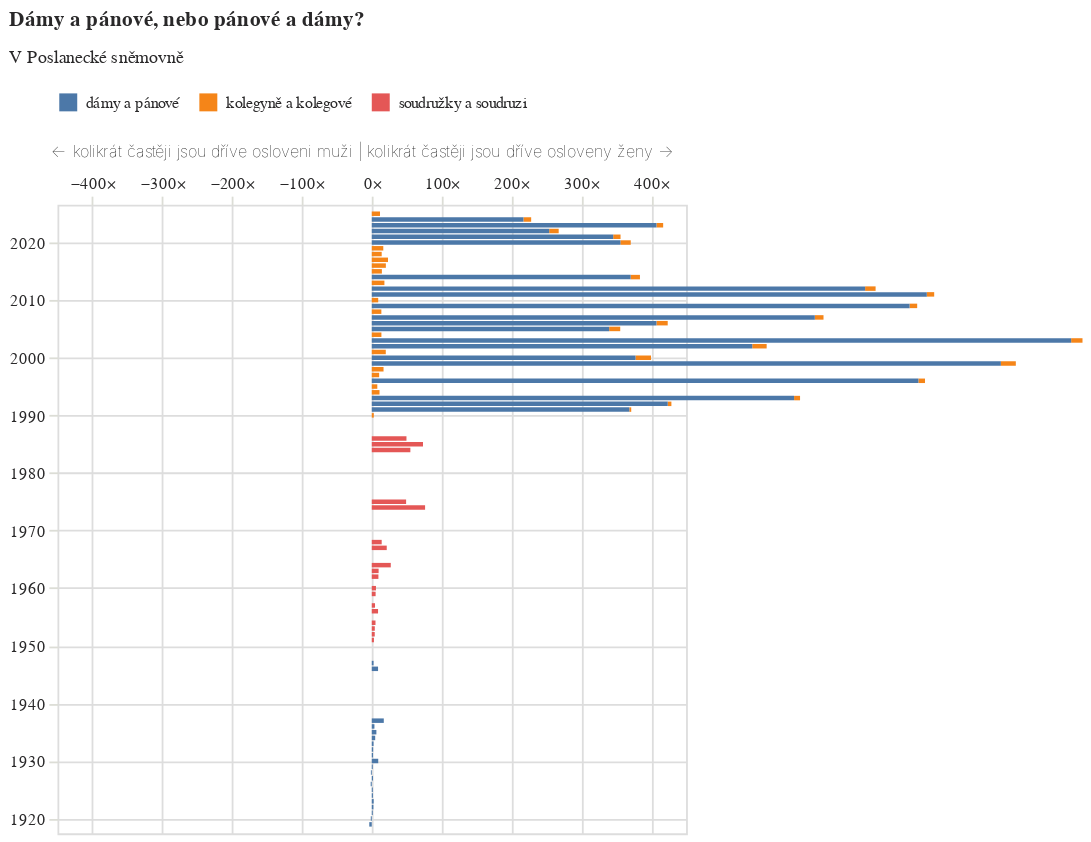

Source (notebook cell):
### Code cell
alt.Chart(
    pl.concat(
        [kolegove, soudruzi, panove]
    ).to_pandas(),
    width=350,
    height=350,
    title=alt.Title(
        "Dámy a pánové, nebo pánové a dámy?",
        subtitle=["V Poslanecké sněmovně "]
    )
).mark_bar(
    height=2.5
).encode(
    alt.X(
        'vysledek:Q', 
        title="← kolikrát častěji jsou dříve osloveni muži | kolikrát častěji jsou dříve osloveny ženy →", 
        scale=alt.Scale(domain=[-450,450]), 
        axis=alt.Axis(
            labelExpr="datum.label + '×'", 
            titleAlign='right', 
            titleX=343, 
            orient="top")
    ),
    alt.Y('datum:T', title=None),
    alt.Color('co_right:N', 
              legend=alt.Legend(
                  title=None,
                  direction="horizontal",
                  orient="top",
                  columns=3),
              sort=['dámy a pánové','kolegyně a kolegové','soudružky a soudruzi']
             )
).resolve_scale(
    y='independent'
)

### Figure 1 — Vega-Lite specification as saved in the notebook (floating-point values rounded to 4 significant figures)
{"config": {"title": {"font": "Noticia Text", "fontSize": 11.5, "anchor": "start", "lineHeight": 19, "fontWeight": "bolder", "subtitleFont": "Noticia Text", "subtitleFontSize": 10, "subtitleLineHeight": 15, "subtitlePadding": 10, "dy": -10, "color": "#292829", "subtitleColor": "#292829"}, "axis": {"labelFont": "Asap", "titleFont": "Asap", "fontWeight": "lighter", "titleFontWeight": "lighter", "labelFontSize": 9, "titleFontSize": 9, "labelPadding": 2, "titlePadding": 9, "domainOpacity": 0, "tickColor": "#DCDDD6", "labelColor": "#292829"}, "legend": {"labelFont": "Asap", "labelFontWeight": "normal", "titleFont": "Asap", "titleFontWeight": "normal", "labelFontSize": 9, "titleFontSize": 9, "labelColor": "#292829"}}, "data": {"name": "data-ff1d220ec82e36a12da7f6606d70ffb4"}, "mark": {"type": "bar", "height": 2.5}, "encoding": {"color": {"field": "co_right", "legend": {"columns": 3, "direction": "horizontal", "orient": "top", "title": null}, "sort": ["dámy a pánové", "kolegyně a kolegové", "soudružky a soudruzi"], "type": "nominal"}, "x": {"axis": {"labelExpr": "datum.label + '×'", "orient": "top", "titleAlign": "right", "titleX": 343}, "field": "vysledek", "scale": {"domain": [-450, 450]}, "title": "← kolikrát častěji jsou dříve osloveni muži | kolikrát častěji jsou dříve osloveny ženy →", "type": "quantitative"}, "y": {"field": "datum", "title": null, "type": "temporal"}}, "height": 350, "resolve": {"scale": {"y": "independent"}}, "title": {"text": "Dámy a pánové, nebo pánové a dámy?", "subtitle": ["V Poslanecké sněmovně "]}, "width": 350, "$schema": "https://vega.github.io/schema/vega-lite/v5.8.0.json", "datasets": {"data-ff1d220ec82e36a12da7f6606d70ffb4": [{"datum": "1990-01-01T00:00:00", "vyskytu": 33, "pocet_slov": 833434, "pomer": 3.96e-05, "co": "kolegové a kolegyně", "datum_right": "1990-01-01T00:00:00", "vyskytu_right": 96, "pocet_slov_right": 833434, "pomer_right": 0.0001152, "co_right": "kolegyně a kolegové", "vysledek": 2.909}, {"datum": "1991-01-01T00:00:00", "vyskytu": 90, "pocet_slov": 1410605, "pomer": 6.38e-05, "co": "kolegové a kolegyně", "datum_right": "1991-01-01T00:00:00", "vyskytu_right": 247, "pocet_slov_right": 1410605, "pomer_right": 0.0001751, "co_right": "kolegyně a kolegové", "vysledek": 2.744}, {"datum": "1992-01-01T00:00:00", "vyskytu": 73, "pocet_slov": 1217148, "pomer": 5.998e-05, "co": "kolegové a kolegyně", "datum_right": "1992-01-01T00:00:00", "vyskytu_right": 382, "pocet_slov_right": 1217148, "pomer_right": 0.0003138, "co_right": "kolegyně a kolegové", "vysledek": 5.233}, {"datum": "1993-01-01T00:00:00", "vyskytu": 65, "pocet_slov": 1127475, "pomer": 5.765e-05, "co": "kolegové a kolegyně", "datum_right": "1993-01-01T00:00:00", "vyskytu_right": 554, "pocet_slov_right": 1127475, "pomer_right": 0.0004914, "co_right": "kolegyně a kolegové", "vysledek": 8.523}, {"datum": "1994-01-01T00:00:00", "vyskytu": 44, "pocet_slov": 948063, "pomer": 4.641e-05, "co": "kolegové a kolegyně", "datum_right": "1994-01-01T00:00:00", "vyskytu_right": 488, "pocet_slov_right": 948063, "pomer_right": 0.0005147, "co_right": "kolegyně a kolegové", "vysledek": 11.09}, {"datum": "1995-01-01T00:00:00", "vyskytu": 67, "pocet_slov": 1138209, "pomer": 5.886e-05, "co": "kolegové a kolegyně", "datum_right": "1995-01-01T00:00:00", "vyskytu_right": 531, "pocet_slov_right": 1138209, "pomer_right": 0.0004665, "co_right": "kolegyně a kolegové", "vysledek": 7.925}, {"datum": "1996-01-01T00:00:00", "vyskytu": 59, "pocet_slov": 1240947, "pomer": 4.754e-05, "co": "kolegové a kolegyně", "datum_right": "1996-01-01T00:00:00", "vyskytu_right": 555, "pocet_slov_right": 1240947, "pomer_right": 0.0004472, "co_right": "kolegyně a kolegové", "vysledek": 9.407}, {"datum": "1997-01-01T00:00:00", "vyskytu": 81, "pocet_slov": 2179318, "pomer": 3.717e-05, "co": "kolegové a kolegyně", "datum_right": "1997-01-01T00:00:00", "vyskytu_right": 856, "pocet_slov_right": 2179318, "pomer_right": 0.0003928, "co_right": "kolegyně a kolegové", "vysledek": 10.57}, {"datum": "1998-01-01T00:00:00", "vyskytu": 52, "pocet_slov": 1522654, "pomer": 3.415e-05, "co": "kolegové a kolegyně", "datum_right": "1998-01-01T00:00:00", "vyskytu_right": 876, "pocet_slov_right": 1522654, "pomer_right": 0.0005753, "co_right": "kolegyně a kolegové", "vysledek": 16.85}, {"datum": "1999-01-01T00:00:00", "vyskytu": 92, "pocet_slov": 2465372, "pomer": 3.732e-05, "co": "kolegové a kolegyně", "datum_right": "1999-01-01T00:00:00", "vyskytu_right": 1974, "pocet_slov_right": 2465372, "pomer_right": 0.0008007, "co_right": "kolegyně a kolegové", "vysledek": 21.46}, {"datum": "2000-01-01T00:00:00", "vyskytu": 69, "pocet_slov": 2483127, "pomer": 2.779e-05, "co": "kolegové a kolegyně", "datum_right": "2000-01-01T00:00:00", "vyskytu_right": 1532, "pocet_slov_right": 2483127, "pomer_right": 0.000617, "co_right": "kolegyně a kolegové", "vysledek": 22.2}, {"datum": "2001-01-01T00:00:00", "vyskytu": 76, "pocet_slov": 2462192, "pomer": 3.087e-05, "co": "kolegové a kolegyně", "datum_right": "2001-01-01T00:00:00", "vyskytu_right": 1524, "pocet_slov_right": 2462192, "pomer_right": 0.000619, "co_right": "kolegyně a kolegové", "vysledek": 20.05}, {"datum": "2002-01-01T00:00:00", "vyskytu": 64, "pocet_slov": 1931845, "pomer": 3.313e-05, "co": "kolegové a kolegyně", "datum_right": "2002-01-01T00:00:00", "vyskytu_right": 1320, "pocet_slov_right": 1931845, "pomer_right": 0.0006833, "co_right": "kolegyně a kolegové", "vysledek": 20.62}, {"datum": "2003-01-01T00:00:00", "vyskytu": 116, "pocet_slov": 2578085, "pomer": 4.499e-05, "co": "kolegové a kolegyně", "datum_right": "2003-01-01T00:00:00", "vyskytu_right": 1885, "pocet_slov_right": 2578085, "pomer_right": 0.0007312, "co_right": "kolegyně a kolegové", "vysledek": 16.25}, {"datum": "2004-01-01T00:00:00", "vyskytu": 128, "pocet_slov": 2351739, "pomer": 5.443e-05, "co": "kolegové a kolegyně", "datum_right": "2004-01-01T00:00:00", "vyskytu_right": 1767, "pocet_slov_right": 2351739, "pomer_right": 0.0007514, "co_right": "kolegyně a kolegové", "vysledek": 13.8}, {"datum": "2005-01-01T00:00:00", "vyskytu": 134, "pocet_slov": 2582168, "pomer": 5.189e-05, "co": "kolegové a kolegyně", "datum_right": "2005-01-01T00:00:00", "vyskytu_right": 2122, "pocet_slov_right": 2582168, "pomer_right": 0.0008218, "co_right": "kolegyně a kolegové", "vysledek": 15.84}, {"datum": "2006-01-01T00:00:00", "vyskytu": 77, "pocet_slov": 1552476, "pomer": 4.96e-05, "co": "kolegové a kolegyně", "datum_right": "2006-01-01T00:00:00", "vyskytu_right": 1241, "pocet_slov_right": 1552476, "pomer_right": 0.0007994, "co_right": "kolegyně a kolegové", "vysledek": 16.12}, {"datum": "2007-01-01T00:00:00", "vyskytu": 97, "pocet_slov": 1826653, "pomer": 5.31e-05, "co": "kolegové a kolegyně", "datum_right": "2007-01-01T00:00:00", "vyskytu_right": 1207, "pocet_slov_right": 1826653, "pomer_right": 0.0006608, "co_right": "kolegyně a kolegové", "vysledek": 12.44}, {"datum": "2008-01-01T00:00:00", "vyskytu": 81, "pocet_slov": 1786832, "pomer": 4.533e-05, "co": "kolegové a kolegyně", "datum_right": "2008-01-01T00:00:00", "vyskytu_right": 1112, "pocet_slov_right": 1786832, "pomer_right": 0.0006223, "co_right": "kolegyně a kolegové", "vysledek": 13.73}, {"datum": "2009-01-01T00:00:00", "vyskytu": 122, "pocet_slov": 2116415, "pomer": 5.764e-05, "co": "kolegové a kolegyně", "datum_right": "2009-01-01T00:00:00", "vyskytu_right": 1329, "pocet_slov_right": 2116415, "pomer_right": 0.0006279, "co_right": "kolegyně a kolegové", "vysledek": 10.89}, {"datum": "2010-01-01T00:00:00", "vyskytu": 109, "pocet_slov": 1718642, "pomer": 6.342e-05, "co": "kolegové a kolegyně", "datum_right": "2010-01-01T00:00:00", "vyskytu_right": 1005, "pocet_slov_right": 1718642, "pomer_right": 0.0005848, "co_right": "kolegyně a kolegové", "vysledek": 9.22}, {"datum": "2011-01-01T00:00:00", "vyskytu": 150, "pocet_slov": 2512843, "pomer": 5.969e-05, "co": "kolegové a kolegyně", "datum_right": "2011-01-01T00:00:00", "vyskytu_right": 1587, "pocet_slov_right": 2512843, "pomer_right": 0.0006316, "co_right": "kolegyně a kolegové", "vysledek": 10.58}, {"datum": "2012-01-01T00:00:00", "vyskytu": 83, "pocet_slov": 2154063, "pomer": 3.853e-05, "co": "kolegové a kolegyně", "datum_right": "2012-01-01T00:00:00", "vyskytu_right": 1247, "pocet_slov_right": 2154063, "pomer_right": 0.0005789, "co_right": "kolegyně a kolegové", "vysledek": 15.02}, {"datum": "2013-01-01T00:00:00", "vyskytu": 42, "pocet_slov": 1253654, "pomer": 3.35e-05, "co": "kolegové a kolegyně", "datum_right": "2013-01-01T00:00:00", "vyskytu_right": 760, "pocet_slov_right": 1253654, "pomer_right": 0.0006062, "co_right": "kolegyně a kolegové", "vysledek": 18.1}, {"datum": "2014-01-01T00:00:00", "vyskytu": 118, "pocet_slov": 2797907, "pomer": 4.217e-05, "co": "kolegové a kolegyně", "datum_right": "2014-01-01T00:00:00", "vyskytu_right": 1575, "pocet_slov_right": 2797907, "pomer_right": 0.0005629, "co_right": "kolegyně a kolegové", "vysledek": 13.35}, {"datum": "2015-01-01T00:00:00", "vyskytu": 106, "pocet_slov": 2883253, "pomer": 3.676e-05, "co": "kolegové a kolegyně", "datum_right": "2015-01-01T00:00:00", "vyskytu_right": 1534, "pocet_slov_right": 2883253, "pomer_right": 0.000532, "co_right": "kolegyně a kolegové", "vysledek": 14.47}, {"datum": "2016-01-01T00:00:00", "vyskytu": 87, "pocet_slov": 3088746, "pomer": 2.817e-05, "co": "kolegové a kolegyně", "datum_right": "2016-01-01T00:00:00", "vyskytu_right": 1754, "pocet_slov_right": 3088746, "pomer_right": 0.0005679, "co_right": "kolegyně a kolegové", "vysledek": 20.16}, {"datum": "2017-01-01T00:00:00", "vyskytu": 71, "pocet_slov": 2494184, "pomer": 2.847e-05, "co": "kolegové a kolegyně", "datum_right": "2017-01-01T00:00:00", "vyskytu_right": 1647, "pocet_slov_right": 2494184, "pomer_right": 0.0006603, "co_right": "kolegyně a kolegové", "vysledek": 23.2}, {"datum": "2018-01-01T00:00:00", "vyskytu": 113, "pocet_slov": 2950192, "pomer": 3.83e-05, "co": "kolegové a kolegyně", "datum_right": "2018-01-01T00:00:00", "vyskytu_right": 1605, "pocet_slov_right": 2950192, "pomer_right": 0.000544, "co_right": "kolegyně a kolegové", "vysledek": 14.2}, {"datum": "2019-01-01T00:00:00", "vyskytu": 98, "pocet_slov": 3385704, "pomer": 2.895e-05, "co": "kolegové a kolegyně", "datum_right": "2019-01-01T00:00:00", "vyskytu_right": 1617, "pocet_slov_right": 3385704, "pomer_right": 0.0004776, "co_right": "kolegyně a kolegové", "vysledek": 16.5}, {"datum": "2020-01-01T00:00:00", "vyskytu": 117, "pocet_slov": 3628168, "pomer": 3.225e-05, "co": "kolegové a kolegyně", "datum_right": "2020-01-01T00:00:00", "vyskytu_right": 1731, "pocet_slov_right": 3628168, "pomer_right": 0.0004771, "co_right": "kolegyně a kolegové", "vysledek": 14.79}, {"datum": "2021-01-01T00:00:00", "vyskytu": 142, "pocet_slov": 3028906, "pomer": 4.688e-05, "co": "kolegové a kolegyně", "datum_right": "2021-01-01T00:00:00", "vyskytu_right": 1493, "pocet_slov_right": 3028906, "pomer_right": 0.0004929, "co_right": "kolegyně a kolegové", "vysledek": 10.51}, {"datum": "2022-01-01T00:00:00", "vyskytu": 135, "pocet_slov": 4156918, "pomer": 3.248e-05, "co": "kolegové a kolegyně", "datum_right": "2022-01-01T00:00:00", "vyskytu_right": 1838, "pocet_slov_right": 4156918, "pomer_right": 0.0004422, "co_right": "kolegyně a kolegové", "vysledek": 13.61}, {"datum": "2023-01-01T00:00:00", "vyskytu": 221, "pocet_slov": 4543342, "pomer": 4.864e-05, "co": "kolegové a kolegyně", "datum_right": "2023-01-01T00:00:00", "vyskytu_right": 2106, "pocet_slov_right": 4543342, "pomer_right": 0.0004635, "co_right": "kolegyně a kolegové", "vysledek": 9.529}, {"datum": "2024-01-01T00:00:00", "vyskytu": 170, "pocet_slov": 4476204, "pomer": 3.798e-05, "co": "kolegové a kolegyně", "datum_right": "2024-01-01T00:00:00", "vyskytu_right": 1874, "pocet_slov_right": 4476204, "pomer_right": 0.0004187, "co_right": "kolegyně a kolegové", "vysledek": 11.02}, {"datum": "2025-01-01T00:00:00", "vyskytu": 84, "pocet_slov": 2270797, "pomer": 3.699e-05, "co": "kolegové a kolegyně", "datum_right": "2025-01-01T00:00:00", "vyskytu_right": 987, "pocet_slov_right": 2270797, "pomer_right": 0.0004346, "co_right": "kolegyně a kolegové", "vysledek": 11.75}, {"datum": "1951-01-01T00:00:00", "vyskytu": 10, "pocet_slov": 219888, "pomer": 4.548e-05, "co": "soudruzi a soudružky", "datum_right": "1951-01-01T00:00:00", "vyskytu_right": 31, "pocet_slov_right": 219888, "pomer_right": 0.000141, "co_right": "soudružky a soudruzi", "vysledek": 3.1}, {"datum": "1952-01-01T00:00:00", "vyskytu": 12, "pocet_slov": 189920, "pomer": 6.318e-05, "co": "soudruzi a soudružky", "datum_right": "1952-01-01T00:00:00", "vyskytu_right": 51, "pocet_slov_right": 189920, "pomer_right": 0.0002685, "co_right": "soudružky a soudruzi", "vysledek": 4.25}, {"datum": "1953-01-01T00:00:00", "vyskytu": 6, "pocet_slov": 114518, "pomer": 5.239e-05, "co": "soudruzi a soudružky", "datum_right": "1953-01-01T00:00:00", "vyskytu_right": 26, "pocet_slov_right": 114518, "pomer_right": 0.000227, "co_right": "soudružky a soudruzi", "vysledek": 4.333}, {"datum": "1954-01-01T00:00:00", "vyskytu": 3, "pocet_slov": 98416, "pomer": 3.048e-05, "co": "soudruzi a soudružky", "datum_right": "1954-01-01T00:00:00", "vyskytu_right": 16, "pocet_slov_right": 98416, "pomer_right": 0.0001626, "co_right": "soudružky a soudruzi", "vysledek": 5.333}, {"datum": "1956-01-01T00:00:00", "vyskytu": 3, "pocet_slov": 138430, "pomer": 2.167e-05, "co": "soudruzi a soudružky", "datum_right": "1956-01-01T00:00:00", "vyskytu_right": 27, "pocet_slov_right": 138430, "pomer_right": 0.000195, "co_right": "soudružky a soudruzi", "vysledek": 9.0}, {"datum": "1957-01-01T00:00:00", "vyskytu": 6, "pocet_slov": 137388, "pomer": 4.367e-05, "co": "soudruzi a soudružky", "datum_right": "1957-01-01T00:00:00", "vyskytu_right": 28, "pocet_slov_right": 137388, "pomer_right": 0.0002038, "co_right": "soudružky a soudruzi", "vysledek": 4.667}, {"datum": "1959-01-01T00:00:00", "vyskytu": 4, "pocet_slov": 141333, "pomer": 2.83e-05, "co": "soudruzi a soudružky", "datum_right": "1959-01-01T00:00:00", "vyskytu_right": 22, "pocet_slov_right": 141333, "pomer_right": 0.0001557, "co_right": "soudružky a soudruzi", "vysledek": 5.5}, {"datum": "1960-01-01T00:00:00", "vyskytu": 7, "pocet_slov": 181817, "pomer": 3.85e-05, "co": "soudruzi a soudružky", "datum_right": "1960-01-01T00:00:00", "vyskytu_right": 42, "pocet_slov_right": 181817, "pomer_right": 0.000231, "co_right": "soudružky a soudruzi", "vysledek": 6.0}, {"datum": "1962-01-01T00:00:00", "vyskytu": 4, "pocet_slov": 98793, "pomer": 4.049e-05, "co": "soudruzi a soudružky", "datum_right": "1962-01-01T00:00:00", "vyskytu_right": 38, "pocet_slov_right": 98793, "pomer_right": 0.0003846, "co_right": "soudružky a soudruzi", "vysledek": 9.5}, {"datum": "1963-01-01T00:00:00", "vyskytu": 5, "pocet_slov": 139432, "pomer": 3.586e-05, "co": "soudruzi a soudružky", "datum_right": "1963-01-01T00:00:00", "vyskytu_right": 49, "pocet_slov_right": 139432, "pomer_right": 0.0003514, "co_right": "soudružky a soudruzi", "vysledek": 9.8}, {"datum": "1964-01-01T00:00:00", "vyskytu": 5, "pocet_slov": 288820, "pomer": 1.731e-05, "co": "soudruzi a soudružky", "datum_right": "1964-01-01T00:00:00", "vyskytu_right": 136, "pocet_slov_right": 288820, "pomer_right": 0.0004709, "co_right": "soudružky a soudruzi", "vysledek": 27.2}, {"datum": "1967-01-01T00:00:00", "vyskytu": 7, "pocet_slov": 225198, "pomer": 3.108e-05, "co": "soudruzi a soudružky", "datum_right": "1967-01-01T00:00:00", "vyskytu_right": 150, "pocet_slov_right": 225198, "pomer_right": 0.0006661, "co_right": "soudružky a soudruzi", "vysledek": 21.43}, {"datum": "1968-01-01T00:00:00", "vyskytu": 25, "pocet_slov": 559905, "pomer": 4.465e-05, "co": "soudruzi a soudružky", "datum_right": "1968-01-01T00:00:00", "vyskytu_right": 355, "pocet_slov_right": 559905, "pomer_right": 0.000634, "co_right": "soudružky a soudruzi", "vysledek": 14.2}, {"datum": "1974-01-01T00:00:00", "vyskytu": 3, "pocet_slov": 291980, "pomer": 1.027e-05, "co": "soudruzi a soudružky", "datum_right": "1974-01-01T00:00:00", "vyskytu_right": 229, "pocet_slov_right": 291980, "pomer_right": 0.0007843, "co_right": "soudružky a soudruzi", "vysledek": 76.33}, {"datum": "1975-01-01T00:00:00", "vyskytu": 6, "pocet_slov": 335255, "pomer": 1.79e-05, "co": "soudruzi a soudružky", "datum_right": "1975-01-01T00:00:00", "vyskytu_right": 295, "pocet_slov_right": 335255, "pomer_right": 0.0008799, "co_right": "soudružky a soudruzi", "vysledek": 49.17}, {"datum": "1984-01-01T00:00:00", "vyskytu": 4, "pocet_slov": 191735, "pomer": 2.086e-05, "co": "soudruzi a soudružky", "datum_right": "1984-01-01T00:00:00", "vyskytu_right": 221, "pocet_slov_right": 191735, "pomer_right": 0.001153, "co_right": "soudružky a soudruzi", "vysledek": 55.25}, {"datum": "1985-01-01T00:00:00", "vyskytu": 3, "pocet_slov": 165973, "pomer": 1.808e-05, "co": "soudruzi a soudružky", "datum_right": "1985-01-01T00:00:00", "vyskytu_right": 220, "pocet_slov_right": 165973, "pomer_right": 0.001326, "co_right": "soudružky a soudruzi", "vysledek": 73.33}, {"datum": "1986-01-01T00:00:00", "vyskytu": 3, "pocet_slov": 98877, "pomer": 3.034e-05, "co": "soudruzi a soudružky", "datum_right": "1986-01-01T00:00:00", "vyskytu_right": 149, "pocet_slov_right": 98877, "pomer_right": 0.001507, "co_right": "soudružky a soudruzi", "vysledek": 49.67}, {"datum": "1919-01-01T00:00:00", "vyskytu": 68, "pocet_slov": 1547459, "pomer": 4.394e-05, "co": "pánové a dámy", "datum_right": "1919-01-01T00:00:00", "vyskytu_right": 19, "pocet_slov_right": 1547459, "pomer_right": 1.228e-05, "co_right": "dámy a pánové", "vysledek": -3.579}, {"datum": "1920-01-01T00:00:00", "vyskytu": 77, "pocet_slov": 1557497, "pomer": 4.944e-05, "co": "pánové a dámy", "datum_right": "1920-01-01T00:00:00", "vyskytu_right": 55, "pocet_slov_right": 1557497, "pomer_right": 3.531e-05, "co_right": "dámy a pánové", "vysledek": -1.4}, {"datum": "1921-01-01T00:00:00", "vyskytu": 66, "pocet_slov": 1814119, "pomer": 3.638e-05, "co": "pánové a dámy", "datum_right": "1921-01-01T00:00:00", "vyskytu_right": 95, "pocet_slov_right": 1814119, "pomer_right": 5.237e-05, "co_right": "dámy a pánové", "vysledek": 1.439}, {"datum": "1922-01-01T00:00:00", "vyskytu": 41, "pocet_slov": 1739976, "pomer": 2.356e-05, "co": "pánové a dámy", "datum_right": "1922-01-01T00:00:00", "vyskytu_right": 96, "pocet_slov_right": 1739976, "pomer_right": 5.517e-05, "co_right": "dámy a pánové", "vysledek": 2.341}, {"datum": "1923-01-01T00:00:00", "vyskytu": 19, "pocet_slov": 1131296, "pomer": 1.679e-05, "co": "pánové a dámy", "datum_right": "1923-01-01T00:00:00", "vyskytu_right": 52, "pocet_slov_right": 1131296, "pomer_right": 4.596e-05, "co_right": "dámy a pánové", "vysledek": 2.737}, {"datum": "1924-01-01T00:00:00", "vyskytu": 26, "pocet_slov": 1386775, "pomer": 1.875e-05, "co": "pánové a dámy", "datum_right": "1924-01-01T00:00:00", "vyskytu_right": 44, "pocet_slov_right": 1386775, "pomer_right": 3.173e-05, "co_right": "dámy a pánové", "vysledek": 1.692}, {"datum": "1925-01-01T00:00:00", "vyskytu": 18, "pocet_slov": 989387, "pomer": 1.819e-05, "co": "pánové a dámy", "datum_right": "1925-01-01T00:00:00", "vyskytu_right": 27, "pocet_slov_right": 989387, "pomer_right": 2.729e-05, "co_right": "dámy a pánové", "vysledek": 1.5}, {"datum": "1926-01-01T00:00:00", "vyskytu": 40, "pocet_slov": 1629693, "pomer": 2.454e-05, "co": "pánové a dámy", "datum_right": "1926-01-01T00:00:00", "vyskytu_right": 26, "pocet_slov_right": 1629693, "pomer_right": 1.595e-05, "co_right": "dámy a pánové", "vysledek": -1.538}, {"datum": "1927-01-01T00:00:00", "vyskytu": 18, "pocet_slov": 1725378, "pomer": 1.043e-05, "co": "pánové a dámy", "datum_right": "1927-01-01T00:00:00", "vyskytu_right": 32, "pocet_slov_right": 1725378, "pomer_right": 1.855e-05, "co_right": "dámy a pánové", "vysledek": 1.778}, {"datum": "1928-01-01T00:00:00", "vyskytu": 45, "pocet_slov": 1786584, "pomer": 2.519e-05, "co": "pánové a dámy", "datum_right": "1928-01-01T00:00:00", "vyskytu_right": 36, "pocet_slov_right": 1786584, "pomer_right": 2.015e-05, "co_right": "dámy a pánové", "vysledek": -1.25}, {"datum": "1929-01-01T00:00:00", "vyskytu": 31, "pocet_slov": 907519, "pomer": 3.416e-05, "co": "pánové a dámy", "datum_right": "1929-01-01T00:00:00", "vyskytu_right": 43, "pocet_slov_right": 907519, "pomer_right": 4.738e-05, "co_right": "dámy a pánové", "vysledek": 1.387}, {"datum": "1930-01-01T00:00:00", "vyskytu": 12, "pocet_slov": 1990549, "pomer": 6.028e-06, "co": "pánové a dámy", "datum_right": "1930-01-01T00:00:00", "vyskytu_right": 111, "pocet_slov_right": 1990549, "pomer_right": 5.576e-05, "co_right": "dámy a pánové", "vysledek": 9.25}, {"datum": "1931-01-01T00:00:00", "vyskytu": 11, "pocet_slov": 1466185, "pomer": 7.502e-06, "co": "pánové a dámy", "datum_right": "1931-01-01T00:00:00", "vyskytu_right": 20, "pocet_slov_right": 1466185, "pomer_right": 1.364e-05, "co_right": "dámy a pánové", "vysledek": 1.818}, {"datum": "1932-01-01T00:00:00", "vyskytu": 9, "pocet_slov": 1117587, "pomer": 8.053e-06, "co": "pánové a dámy", "datum_right": "1932-01-01T00:00:00", "vyskytu_right": 18, "pocet_slov_right": 1117587, "pomer_right": 1.611e-05, "co_right": "dámy a pánové", "vysledek": 2.0}, {"datum": "1933-01-01T00:00:00", "vyskytu": 16, "pocet_slov": 1230441, "pomer": 1.3e-05, "co": "pánové a dámy", "datum_right": "1933-01-01T00:00:00", "vyskytu_right": 41, "pocet_slov_right": 1230441, "pomer_right": 3.332e-05, "co_right": "dámy a pánové", "vysledek": 2.562}, {"datum": "1934-01-01T00:00:00", "vyskytu": 11, "pocet_slov": 874472, "pomer": 1.258e-05, "co": "pánové a dámy", "datum_right": "1934-01-01T00:00:00", "vyskytu_right": 54, "pocet_slov_right": 874472, "pomer_right": 6.175e-05, "co_right": "dámy a pánové", "vysledek": 4.909}, {"datum": "1935-01-01T00:00:00", "vyskytu": 5, "pocet_slov": 712050, "pomer": 7.022e-06, "co": "pánové a dámy", "datum_right": "1935-01-01T00:00:00", "vyskytu_right": 33, "pocet_slov_right": 712050, "pomer_right": 4.635e-05, "co_right": "dámy a pánové", "vysledek": 6.6}, {"datum": "1936-01-01T00:00:00", "vyskytu": 26, "pocet_slov": 958205, "pomer": 2.713e-05, "co": "pánové a dámy", "datum_right": "1936-01-01T00:00:00", "vyskytu_right": 99, "pocet_slov_right": 958205, "pomer_right": 0.0001033, "co_right": "dámy a pánové", "vysledek": 3.808}, {"datum": "1937-01-01T00:00:00", "vyskytu": 5, "pocet_slov": 733783, "pomer": 6.814e-06, "co": "pánové a dámy", "datum_right": "1937-01-01T00:00:00", "vyskytu_right": 86, "pocet_slov_right": 733783, "pomer_right": 0.0001172, "co_right": "dámy a pánové", "vysledek": 17.2}, {"datum": "1946-01-01T00:00:00", "vyskytu": 4, "pocet_slov": 1129068, "pomer": 3.543e-06, "co": "pánové a dámy", "datum_right": "1946-01-01T00:00:00", "vyskytu_right": 36, "pocet_slov_right": 1129068, "pomer_right": 3.188e-05, "co_right": "dámy a pánové", "vysledek": 9.0}, {"datum": "1947-01-01T00:00:00", "vyskytu": 23, "pocet_slov": 1083098, "pomer": 2.124e-05, "co": "pánové a dámy", "datum_right": "1947-01-01T00:00:00", "vyskytu_right": 59, "pocet_slov_right": 1083098, "pomer_right": 5.447e-05, "co_right": "dámy a pánové", "vysledek": 2.565}, {"datum": "1991-01-01T00:00:00", "vyskytu": 4, "pocet_slov": 1410605, "pomer": 2.836e-06, "co": "pánové a dámy", "datum_right": "1991-01-01T00:00:00", "vyskytu_right": 1475, "pocet_slov_right": 1410605, "pomer_right": 0.001046, "co_right": "dámy a pánové", "vysledek": 368.8}, {"datum": "1992-01-01T00:00:00", "vyskytu": 4, "pocet_slov": 1217148, "pomer": 3.286e-06, "co": "pánové a dámy", "datum_right": "1992-01-01T00:00:00", "vyskytu_right": 1695, "pocet_slov_right": 1217148, "pomer_right": 0.001393, "co_right": "dámy a pánové", "vysledek": 423.8}, {"datum": "1993-01-01T00:00:00", "vyskytu": 3, "pocet_slov": 1127475, "pomer": 2.661e-06, "co": "pánové a dámy", "datum_right": "1993-01-01T00:00:00", "vyskytu_right": 1814, "pocet_slov_right": 1127475, "pomer_right": 0.001609, "co_right": "dámy a pánové", "vysledek": 604.7}, {"datum": "1996-01-01T00:00:00", "vyskytu": 3, "pocet_slov": 1240947, "pomer": 2.418e-06, "co": "pánové a dámy", "datum_right": "1996-01-01T00:00:00", "vyskytu_right": 2348, "pocet_slov_right": 1240947, "pomer_right": 0.001892, "co_right": "dámy a pánové", "vysledek": 782.7}, {"datum": "1999-01-01T00:00:00", "vyskytu": 3, "pocet_slov": 2465372, "pomer": 1.217e-06, "co": "pánové a dámy", "datum_right": "1999-01-01T00:00:00", "vyskytu_right": 2702, "pocet_slov_right": 2465372, "pomer_right": 0.001096, "co_right": "dámy a pánové", "vysledek": 900.7}, {"datum": "2000-01-01T00:00:00", "vyskytu": 7, "pocet_slov": 2483127, "pomer": 2.819e-06, "co": "pánové a dámy", "datum_right": "2000-01-01T00:00:00", "vyskytu_right": 2643, "pocet_slov_right": 2483127, "pomer_right": 0.001064, "co_right": "dámy a pánové", "vysledek": 377.6}, {"datum": "2002-01-01T00:00:00", "vyskytu": 4, "pocet_slov": 1931845, "pomer": 2.071e-06, "co": "pánové a dámy", "datum_right": "2002-01-01T00:00:00", "vyskytu_right": 2179, "pocet_slov_right": 1931845, "pomer_right": 0.001128, "co_right": "dámy a pánové", "vysledek": 544.8}, {"datum": "2003-01-01T00:00:00", "vyskytu": 3, "pocet_slov": 2578085, "pomer": 1.164e-06, "co": "pánové a dámy", "datum_right": "2003-01-01T00:00:00", "vyskytu_right": 3004, "pocet_slov_right": 2578085, "pomer_right": 0.001165, "co_right": "dámy a pánové", "vysledek": 1001.0}, {"datum": "2005-01-01T00:00:00", "vyskytu": 9, "pocet_slov": 2582168, "pomer": 3.485e-06, "co": "pánové a dámy", "datum_right": "2005-01-01T00:00:00", "vyskytu_right": 3059, "pocet_slov_right": 2582168, "pomer_right": 0.001185, "co_right": "dámy a pánové", "vysledek": 339.9}, {"datum": "2006-01-01T00:00:00", "vyskytu": 5, "pocet_slov": 1552476, "pomer": 3.221e-06, "co": "pánové a dámy", "datum_right": "2006-01-01T00:00:00", "vyskytu_right": 2038, "pocet_slov_right": 1552476, "pomer_right": 0.001313, "co_right": "dámy a pánové", "vysledek": 407.6}, {"datum": "2007-01-01T00:00:00", "vyskytu": 3, "pocet_slov": 1826653, "pomer": 1.642e-06, "co": "pánové a dámy", "datum_right": "2007-01-01T00:00:00", "vyskytu_right": 1903, "pocet_slov_right": 1826653, "pomer_right": 0.001042, "co_right": "dámy a pánové", "vysledek": 634.3}, {"datum": "2009-01-01T00:00:00", "vyskytu": 3, "pocet_slov": 2116415, "pomer": 1.417e-06, "co": "pánové a dámy", "datum_right": "2009-01-01T00:00:00", "vyskytu_right": 2310, "pocet_slov_right": 2116415, "pomer_right": 0.001091, "co_right": "dámy a pánové", "vysledek": 770.0}, {"datum": "2011-01-01T00:00:00", "vyskytu": 3, "pocet_slov": 2512843, "pomer": 1.194e-06, "co": "pánové a dámy", "datum_right": "2011-01-01T00:00:00", "vyskytu_right": 2384, "pocet_slov_right": 2512843, "pomer_right": 0.0009487, "co_right": "dámy a pánové", "vysledek": 794.7}, {"datum": "2012-01-01T00:00:00", "vyskytu": 3, "pocet_slov": 2154063, "pomer": 1.393e-06, "co": "pánové a dámy", "datum_right": "2012-01-01T00:00:00", "vyskytu_right": 2119, "pocet_slov_right": 2154063, "pomer_right": 0.0009837, "co_right": "dámy a pánové", "vysledek": 706.3}, {"datum": "2014-01-01T00:00:00", "vyskytu": 5, "pocet_slov": 2797907, "pomer": 1.787e-06, "co": "pánové a dámy", "datum_right": "2014-01-01T00:00:00", "vyskytu_right": 1853, "pocet_slov_right": 2797907, "pomer_right": 0.0006623, "co_right": "dámy a pánové", "vysledek": 370.6}, {"datum": "2020-01-01T00:00:00", "vyskytu": 4, "pocet_slov": 3628168, "pomer": 1.102e-06, "co": "pánové a dámy", "datum_right": "2020-01-01T00:00:00", "vyskytu_right": 1424, "pocet_slov_right": 3628168, "pomer_right": 0.0003925, "co_right": "dámy a pánové", "vysledek": 356.0}, {"datum": "2021-01-01T00:00:00", "vyskytu": 3, "pocet_slov": 3028906, "pomer": 9.905e-07, "co": "pánové a dámy", "datum_right": "2021-01-01T00:00:00", "vyskytu_right": 1037, "pocet_slov_right": 3028906, "pomer_right": 0.0003424, "co_right": "dámy a pánové", "vysledek": 345.7}, {"datum": "2022-01-01T00:00:00", "vyskytu": 4, "pocet_slov": 4156918, "pomer": 9.623e-07, "co": "pánové a dámy", "datum_right": "2022-01-01T00:00:00", "vyskytu_right": 1016, "pocet_slov_right": 4156918, "pomer_right": 0.0002444, "co_right": "dámy a pánové", "vysledek": 254.0}, {"datum": "2023-01-01T00:00:00", "vyskytu": 3, "pocet_slov": 4543342, "pomer": 6.603e-07, "co": "pánové a dámy", "datum_right": "2023-01-01T00:00:00", "vyskytu_right": 1223, "pocet_slov_right": 4543342, "pomer_right": 0.0002692, "co_right": "dámy a pánové", "vysledek": 407.7}, {"datum": "2024-01-01T00:00:00", "vyskytu": 5, "pocet_slov": 4476204, "pomer": 1.117e-06, "co": "pánové a dámy", "datum_right": "2024-01-01T00:00:00", "vyskytu_right": 1086, "pocet_slov_right": 4476204, "pomer_right": 0.0002426, "co_right": "dámy a pánové", "vysledek": 217.2}]}}
